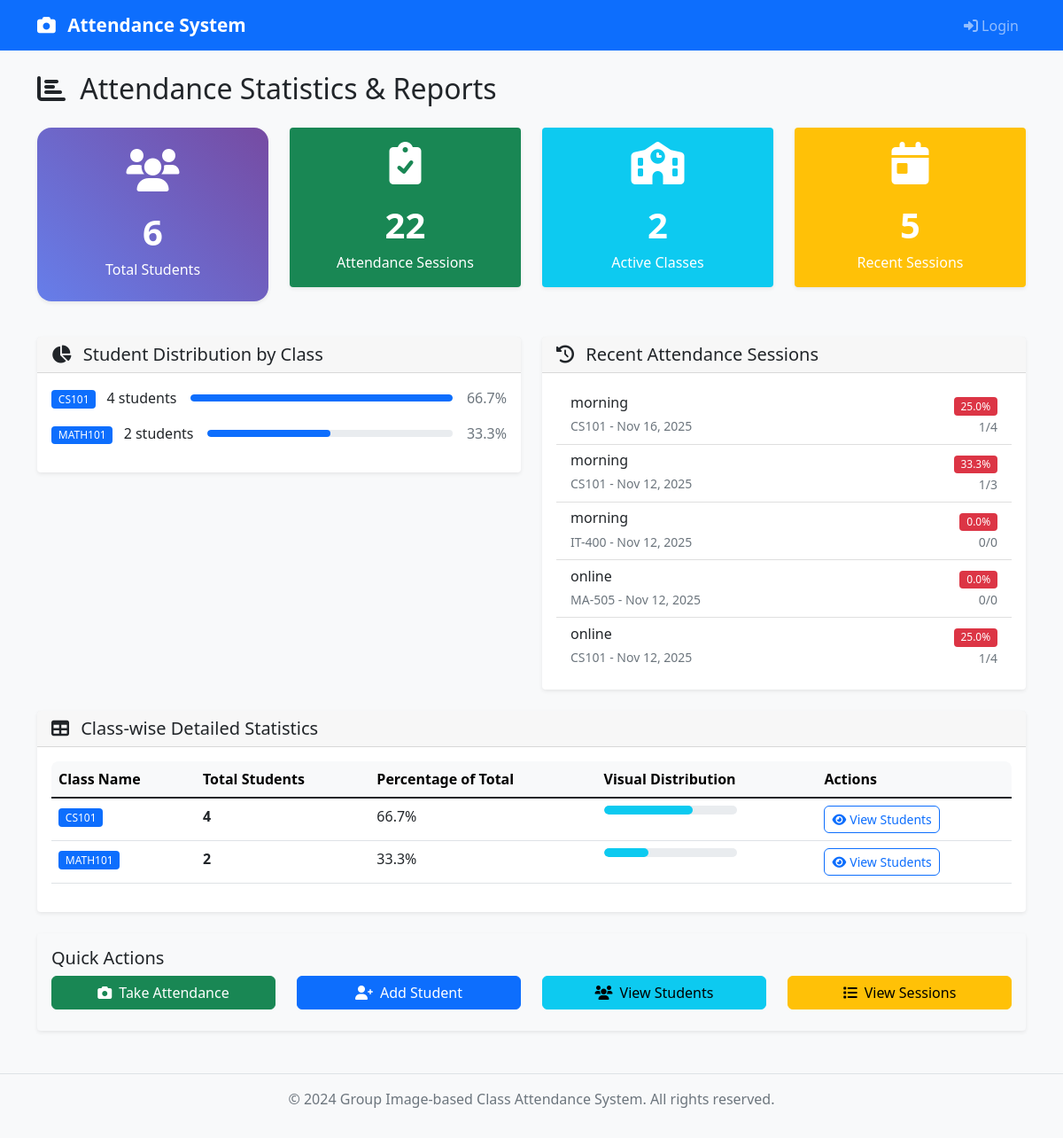
The app's page /statistics with its own data.
### app.py (models this page shows)
class AttendanceSession(db.Model):
    id = db.Column(db.Integer, primary_key=True)
    session_name = db.Column(db.String(100), nullable=False)
    class_name = db.Column(db.String(50), nullable=False)
    date = db.Column(db.Date, nullable=False, default=date.today)
    time = db.Column(db.DateTime, nullable=False, default=datetime.utcnow)
    group_photo_path = db.Column(db.String(200))
    total_students = db.Column(db.Integer, default=0)
    present_students = db.Column(db.Integer, default=0)
    created_by = db.Column(db.String(100), default='Teacher')
    attendance_records = db.relationship('AttendanceRecord', backref='session', lazy=True)

### app.py (the view)
@app.route('/statistics')
def statistics():
    total_students = Student.query.count()
    total_sessions = AttendanceSession.query.count()
    class_stats = db.session.query(
        Student.class_name,
        db.func.count(Student.id).label('student_count')
    ).group_by(Student.class_name).all()
    recent_sessions = AttendanceSession.query.order_by(
        AttendanceSession.date.desc()
    ).limit(5).all()
    return render_template('statistics.html',
                         total_students=total_students,
                         total_sessions=total_sessions,
                         class_stats=class_stats,
                         recent_sessions=recent_sessions)

### templates/statistics.html (shortened to what this page needs)
{% extends "base.html" %}
{% block content %}
<div class="row">
    <div class="col-12">
        <h2 class="mb-4">
            <i class="fas fa-chart-bar me-2"></i>
            Attendance Statistics & Reports
        </h2>
    </div>
</div>
<div class="row mb-4">
    <div class="col-lg-3 col-md-6 mb-3">
        <div class="card stat-card text-white">
            <div class="card-body text-center">
                <i class="fas fa-users fa-3x mb-3"></i>
                <div class="stat-number">{{ total_students }}</div>
                <p class="mb-0">Total Students</p>
            </div>
        </div>
    </div>
    <div class="col-lg-3 col-md-6 mb-3">
        <div class="card bg-success text-white">
            <div class="card-body text-center">
                <i class="fas fa-clipboard-check fa-3x mb-3"></i>
                <div class="stat-number">{{ total_sessions }}</div>
                <p class="mb-0">Attendance Sessions</p>
            </div>
        </div>
    </div>
    <div class="col-lg-3 col-md-6 mb-3">
        <div class="card bg-info text-white">
            <div class="card-body text-center">
                <i class="fas fa-school fa-3x mb-3"></i>
                <div class="stat-number">{{ class_stats|length }}</div>
                <p class="mb-0">Active Classes</p>
            </div>
        </div>
    </div>
    <div class="col-lg-3 col-md-6 mb-3">
        <div class="card bg-warning text-white">
            <div class="card-body text-center">
                <i class="fas fa-calendar-day fa-3x mb-3"></i>
                <div class="stat-number">{{ recent_sessions|length }}</div>
                <p class="mb-0">Recent Sessions</p>
            </div>
        </div>
    </div>
</div>
<div class="row">
    <div class="col-lg-6 mb-4">
        <div class="card shadow-sm">
            <div class="card-header">
                <h5 class="mb-0">
                    <i class="fas fa-chart-pie me-2"></i>
                    Student Distribution by Class
                </h5>
            </div>
            <div class="card-body">
                {% if class_stats %}
                {% for class_name, student_count in class_stats %}
                <div class="d-flex justify-content-between align-items-center mb-3">
                    <div>
                        <span class="badge bg-primary me-2">{{ class_name }}</span>
                        <span>{{ student_count }} students</span>
                    </div>
                    <div class="flex-grow-1 mx-3">
                        {% set max_count = class_stats|map(attribute=1)|max %}
                        {% set percentage = (student_count / max_count * 100) if max_count > 0 else 0 %}
                        <div class="progress" style="height: 8px;">
                            <div class="progress-bar bg-primary" style="width: {{ percentage }}%"></div>
                        </div>
                    </div>
                    <span class="text-muted">{{ "%.1f"|format((student_count / total_students * 100) if total_students > 0 else 0) }}%</span>
                </div>
                {% endfor %}
                {% else %}
                <div class="text-center text-muted py-3">
                    <i class="fas fa-chart-pie fa-2x mb-2"></i>
                    <p>No class data available</p>
                </div>
                {% endif %}
            </div>
        </div>
    </div>
    <div class="col-lg-6 mb-4">
        <div class="card shadow-sm">
            <div class="card-header">
                <h5 class="mb-0">
                    <i class="fas fa-history me-2"></i>
                    Recent Attendance Sessions
                </h5>
            </div>
            <div class="card-body">
                {% if recent_sessions %}
                <div class="list-group list-group-flush">
                    {% for session in recent_sessions %}
                    <div class="list-group-item d-flex justify-content-between align-items-center">
                        <div>
                            <h6 class="mb-1">{{ session.session_name }}</h6>
                            <small class="text-muted">
                                {{ session.class_name }} - {{ session.date.strftime('%b %d, %Y') }}
                            </small>
                        </div>
                        <div class="text-end">
                            {% set attendance_rate = (session.present_students / session.total_students * 100) if session.total_students > 0 else 0 %}
                            <span class="badge {{ 'bg-success' if attendance_rate >= 80 else 'bg-warning' if attendance_rate >= 60 else 'bg-danger' }}">
                                {{ "%.1f"|format(attendance_rate) }}%
                            </span>
                            <br>
                            <small class="text-muted">{{ session.present_students }}/{{ session.total_students }}</small>
                        </div>
                    </div>
                    {% endfor %}
                </div>
                {% else %}
                <div class="text-center text-muted py-3">
                    <i class="fas fa-history fa-2x mb-2"></i>
                    <p>No recent sessions</p>
                </div>
                {% endif %}
            </div>
        </div>
    </div>
</div>
<div class="row">
    <div class="col-12">
        <div class="card shadow-sm">
            <div class="card-header">
                <h5 class="mb-0">
                    <i class="fas fa-table me-2"></i>
                    Class-wise Detailed Statistics
                </h5>
            </div>
            <div class="card-body">
                {% if class_stats %}
                <div class="table-responsive">
                    <table class="table table-hover">
                        <thead class="table-light">
                            <tr>
                                <th>Class Name</th>
                                <th>Total Students</th>
                                <th>Percentage of Total</th>
                                <th>Visual Distribution</th>
                                <th>Actions</th>
                            </tr>
                        </thead>
                        <tbody>
                            {% for class_name, student_count in class_stats %}
                            <tr>
                                <td>
                                    <span class="badge bg-primary">{{ class_name }}</span>
                                </td>
                                <td><strong>{{ student_count }}</strong></td>
                                <td>{{ "%.1f"|format((student_count / total_students * 100) if total_students > 0 else 0) }}%</td>
                                <td>
                                    <div class="progress" style="width: 150px; height: 10px;">
                                        {% set percentage = (student_count / total_students * 100) if total_students > 0 else 0 %}
                                        <div class="progress-bar bg-info" style="width: {{ percentage }}%"></div>
                                    </div>
                                </td>
                                <td>
                                    <a href="{{ url_for('students') }}?class={{ class_name }}" class="btn btn-sm btn-outline-primary">
                                        <i class="fas fa-eye me-1"></i>View Students
                                    </a>
                                </td>
                            </tr>
                            {% endfor %}
                        </tbody>
                    </table>
                </div>
                {% endif %}
            </div>
        </div>
    </div>
</div>
<div class="row mt-4">
    <div class="col-12">
        <div class="card bg-light">
            <div class="card-body">
                <h5 class="card-title">Quick Actions</h5>
                <div class="row">
                    <div class="col-md-3">
                        <a href="{{ url_for('take_attendance') }}" class="btn btn-success w-100 mb-2">
                            <i class="fas fa-camera me-2"></i>Take Attendance
                        </a>
                    </div>
                    <div class="col-md-3">
                        <a href="{{ url_for('add_student') }}" class="btn btn-primary w-100 mb-2">
                            <i class="fas fa-user-plus me-2"></i>Add Student
                        </a>
                    </div>
                    <div class="col-md-3">
                        <a href="{{ url_for('students') }}" class="btn btn-info w-100 mb-2">
                            <i class="fas fa-users me-2"></i>View Students
                        </a>
                    </div>
                    <div class="col-md-3">
                        <a href="{{ url_for('attendance') }}" class="btn btn-warning w-100 mb-2">
                            <i class="fas fa-list me-2"></i>View Sessions
                        </a>
                    </div>
                </div>
            </div>
        </div>
    </div>
</div>
{% endblock %}

### static/css/style.css (style rules this page uses)
body { font-family: 'Segoe UI', Tahoma, Geneva, Verdana, sans-serif; background-color: #f8f9fa; }
.card { border: none; box-shadow: 0 0.125rem 0.25rem rgba(0, 0, 0, 0.075); transition: box-shadow 0.15s ease-in-out; }
.table th { font-weight: 600; border-top: none; }
.table-responsive { border-radius: 0.5rem; }
.btn { border-radius: 0.375rem; font-weight: 500; transition: all 0.2s ease-in-out; }
.badge { font-weight: 500; }
.stat-card { background: linear-gradient(45deg, #667eea, #764ba2); color: white; border-radius: 1rem; }
.stat-card .card-body { padding: 1.5rem; }
.stat-number { font-size: 2.5rem; font-weight: bold; }
.progress { height: 1rem; border-radius: 0.5rem; }
.progress-bar { border-radius: 0.5rem; }

### records on screen
AttendanceSession: session_name "morning", class_name "CS101", date "Nov 16, 2025", attendance_rate "25.0", present_students "1", total_students "4"
AttendanceSession: session_name "morning", class_name "CS101", date "Nov 12, 2025", attendance_rate "33.3", present_students "1", total_students "3"
AttendanceSession: session_name "morning", class_name "IT-400", date "Nov 12, 2025", attendance_rate "0.0", present_students "0", total_students "0"
AttendanceSession: session_name "online", class_name "MA-505", date "Nov 12, 2025", attendance_rate "0.0", present_students "0", total_students "0"
AttendanceSession: session_name "online", class_name "CS101", date "Nov 12, 2025", attendance_rate "25.0", present_students "1", total_students "4"

### other values on screen
{{ total_students }} "6"
{{ total_sessions }} "22"
{{ class_stats|length }} "2"
{{ recent_sessions|length }} "5"
{{ class_name }} "CS101" "MATH101"
{{ student_count }} "4" "2"
